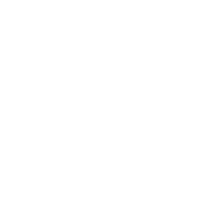
Frame 1 (no input)
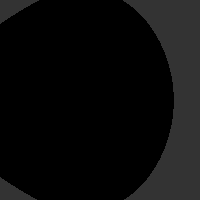
Frame 60 (no input)
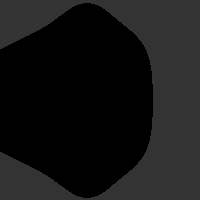
Frame 120 (the mouse pressed at the canvas centre since frame 60)

The p5.js sketch that drew these frames (run headless with seeded random() and noise() and a simulated clock; from frame 60 on, the mouse is pressed at the canvas centre):

// p5.js sketch
// ── sketch.js
let minValue = -1.25,
  maxValue = 1.25,
  maxIterations = 1;

function setup() {
  createCanvas(200, 200);

  //background(51);
 
}
function draw(){
  if(frameCount%50==0 && maxIterations<=50){
    maxIterations++;
  pixelDensity(1);
  loadPixels();
  for (let x = 0; x < width; x++) {
    for (let y = 0; y < height; y++) {
      let a = map(x, 0, width, minValue, maxValue);
      let b = map(y, 0, height, minValue, maxValue);
      let ca = a;
      let cb = b;
      let iteration;
      for (iteration = 0; iteration < maxIterations; iteration++) {
        let aa = a * a - b * b;
        let bb = 2 * a * b;
        // c from formula
        a = aa + ca; //ca is the x coordinate
        b = bb + cb; //cb is the y coordinate
        if (a * a + b * b > 16) break;
      }

      var bright = 51;
      if (iteration == maxIterations) {
        bright = 0;
      }
      let pix = (x + y * width) * 4;
      pixels[pix] = bright;
      pixels[pix + 1] = bright;
      pixels[pix + 2] = bright;
      pixels[pix + 3] = 255;
    }
  }
  updatePixels();
  }
}
